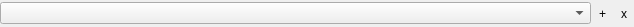
<?xml version="1.0" encoding="UTF-8"?>
<ui version="4.0">
 <class>PLMBaseDockHeader</class>
 <widget class="QWidget" name="PLMBaseDockHeader">
  <property name="geometry">
   <rect>
    <x>0</x>
    <y>0</y>
    <width>634</width>
    <height>27</height>
   </rect>
  </property>
  <property name="windowTitle">
   <string>Form</string>
  </property>
  <layout class="QHBoxLayout" name="horizontalLayout" stretch="1,0,0,0">
   <property name="spacing">
    <number>1</number>
   </property>
   <property name="leftMargin">
    <number>0</number>
   </property>
   <property name="topMargin">
    <number>0</number>
   </property>
   <property name="rightMargin">
    <number>0</number>
   </property>
   <property name="bottomMargin">
    <number>0</number>
   </property>
   <item>
    <widget class="QComboBox" name="dockHeaderComboBox">
     <property name="styleSheet">
      <string notr="true"/>
     </property>
    </widget>
   </item>
   <item>
    <layout class="QHBoxLayout" name="headerHolder">
     <property name="spacing">
      <number>1</number>
     </property>
    </layout>
   </item>
   <item>
    <widget class="QToolButton" name="addDockButton">
     <property name="text">
      <string>+</string>
     </property>
     <property name="autoRaise">
      <bool>true</bool>
     </property>
    </widget>
   </item>
   <item>
    <widget class="QToolButton" name="closeButton">
     <property name="text">
      <string>x</string>
     </property>
     <property name="autoRaise">
      <bool>true</bool>
     </property>
    </widget>
   </item>
  </layout>
 </widget>
 <resources/>
 <connections/>
</ui>
